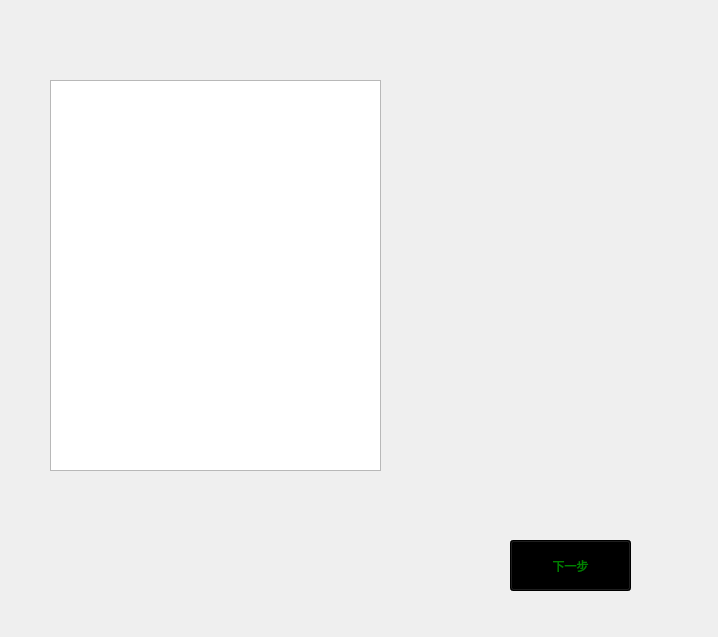
<?xml version="1.0" encoding="UTF-8"?>
<ui version="4.0">
 <class>NewModelGuide</class>
 <widget class="QWidget" name="NewModelGuide">
  <property name="geometry">
   <rect>
    <x>0</x>
    <y>0</y>
    <width>718</width>
    <height>637</height>
   </rect>
  </property>
  <property name="windowTitle">
   <string>新建流水向导</string>
  </property>
  <property name="styleSheet">
   <string notr="true">QWidget
{
backgroudn-color:white;
color:black;
}

QPushButton
{
	font:15px &quot;Microsoft yahei&quot;;
	background-color:black;
	color:green;
}
</string>
  </property>
  <widget class="QListWidget" name="listWidget">
   <property name="geometry">
    <rect>
     <x>50</x>
     <y>80</y>
     <width>331</width>
     <height>391</height>
    </rect>
   </property>
  </widget>
  <widget class="QPushButton" name="pushButton">
   <property name="geometry">
    <rect>
     <x>510</x>
     <y>540</y>
     <width>121</width>
     <height>51</height>
    </rect>
   </property>
   <property name="text">
    <string>下一步</string>
   </property>
  </widget>
 </widget>
 <resources/>
 <connections/>
</ui>
